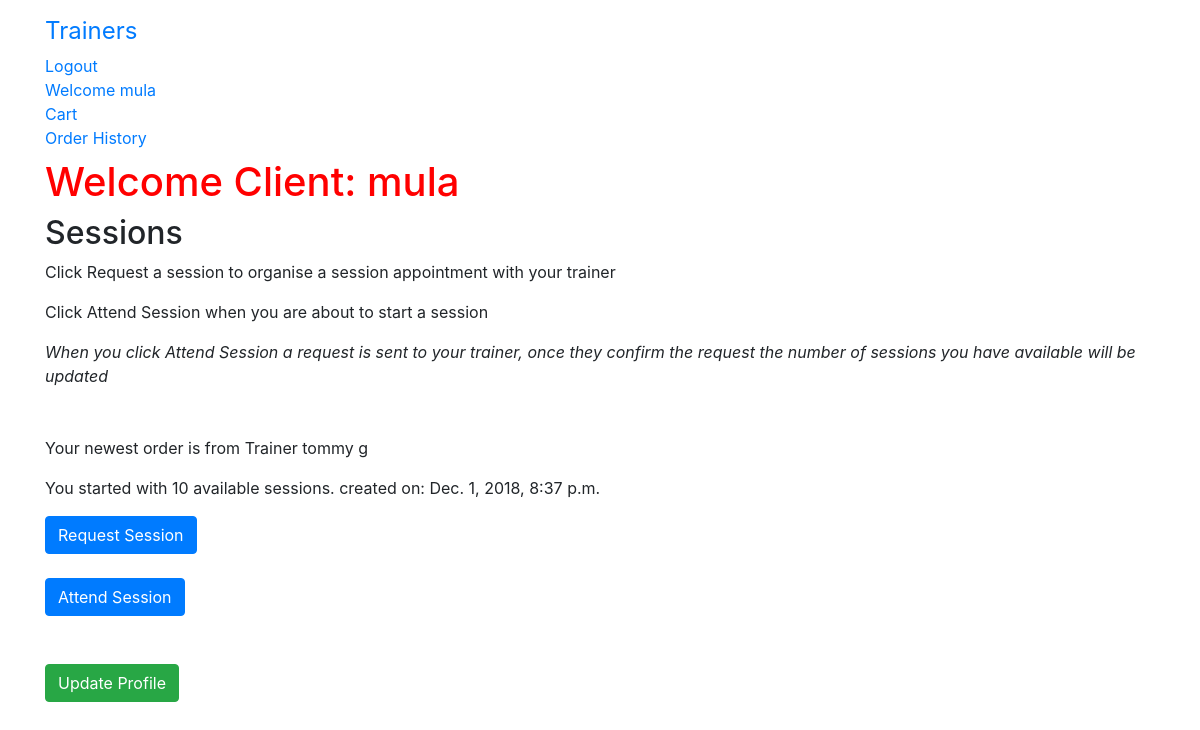
/client/45/ (signed in), run on the app's committed database.
### gym/models.py (models this page shows)
class User(AbstractUser):
    is_trainer = models.BooleanField(default=False)
    is_client= models.BooleanField(default=False)

### session/models.py (models this page shows)
class Session(models.Model):
    client_id = models.CharField(max_length=250, default='none')
    trainer_id = models.CharField(max_length=250, default='none')
    order = models.ForeignKey(Order,on_delete=models.CASCADE)
    total_sessions = models.PositiveIntegerField(default=0)
    workout_name = models.CharField(max_length=250)
    status = models.CharField(max_length=250, default='available')
    date = models.DateTimeField(auto_now_add=True)
    class Meta:
        db_table = 'Session'
        ordering = ['-order'] #to have the most recent order come up first

class AvailableSession(models.Model):
    session = models.ForeignKey(Session,on_delete=models.CASCADE,related_name='availablesession')
    available_sessions = models.PositiveIntegerField(default=0)
    date = models.DateTimeField(auto_now_add=True)
    class Meta:
        db_table = 'AvailableSession'

### order/models.py (models this page shows, shortened)
class Order(models.Model):
    client_name = models.CharField(max_length=250, default='none')
    trainer_name = models.CharField(max_length=250, default='none') #new addition
    token = models.CharField(max_length=250,blank=True)
    total = models.DecimalField(max_digits=10,decimal_places=2,verbose_name='GBP Order Gross Total')
    net_pay = models.DecimalField(max_digits=10,decimal_places=2,verbose_name='GBP Order Net Total', default=0.00)
    stripe_fee = models.DecimalField(max_digits=10,decimal_places=2,verbose_name='Stripe Fee', default=0.00)
    platform_fee = models.IntegerField(default=2)
    service_fee = models.DecimalField(max_digits=10,decimal_places=2,verbose_name='Total Service Fee', default=0.00)
    client_email = models.EmailField(max_length=250,blank=True,verbose_name='Client Email')
    trainer_email = models.EmailField(max_length=250,blank=True,verbose_name='Trainer Email')
    created = models.DateTimeField(auto_now_add=True)
    subscription = models.BooleanField(default=False)
    stripe_product_name = models.CharField(max_length=200,default='None')
    stripe_plan_id = models.CharField(max_length=200,default='None')
    stripe_subscription_id = models.CharField(max_length=200,default='None')
    stripe_invoice_id = models.CharField(max_length=200,default='None')
    class Meta:
        db_table = 'Order'
        ordering = ['-created'] #to have the most recent order come up first

### gym/views.py (the view)
# urls.py: path('client/<pk>/', views.clientProfileView,name='client_profile'), # to view client profile
@login_required
def clientProfileView(request, pk):
    user_id = request.user.id
    session_filter = Session.objects.filter(client_id=user_id).order_by('-id')
    session = session_filter[0]
    session_id = session.id
    available = AvailableSession.objects.filter(session__id=session_id)
    total = available[0].available_sessions
    latest_available = available.latest('id')
    def statusChange():
        session.status = 'pending'
        session.save()
    if (request.GET.get('use_session')):
        statusChange()
        return redirect('gym:client_profile',pk=user_id) #move to pending page
    else: # probably change status to complete
        pass
    context = {'session': session, 'available': available, 'total': total}
    return render(request, 'gym/clientprofile_detail.html', context)

### gym/templates/gym/clientprofile_detail.html (shortened to what this page needs)
{% extends 'base.html' %}
{% block content %}
  {% if user.is_client == True %}
    <h1>Welcome Client: {{ user.username }}</h1>
    <h2>Sessions</h2>
    <p>Click Request a session to organise a session appointment with your trainer</p>
    <p>Click Attend Session when you are about to start a session</p>
    <i>When you click Attend Session a request is sent to your trainer, once they confirm the request
    the number of sessions you have available will be updated</i>
    <br>
    <br>
    <br>
    {% if session.status == 'complete'%}
      <p>Congratulations you've completed your workout</p>
      <p>Book another: <a href="{% url 'gym:trainer_detail' pk=session.trainer_id%}">Here</a> </p>
      <p>Checkout your workout history <a href="{% url 'order:order_history'%}">Here</a> </p>
    {% else %}
      <p>Your newest order is from Trainer {{ session.order.trainer_name}}</p>
      {% for a in available %}
        {% if a.available_sessions == total %}
          <p>You started with {{ a.available_sessions }} available sessions. created on: {{ a.date }}</p>
        {% else %}
          <p>You have: {{ a.available_sessions }} available sessions. Session last used on: {{ a.date }}</p>
          {% if session.status == 'pending' %}
          <p>Your request is pending</p>
          {% endif %}
        {% endif %}
      {% endfor %}
      <a class="btn btn-primary" href="mailto:{{ session.order.trainer_email}}">Request Session</a>
      <br>
      <br>
        <form method="get">
          <input type="submit" class="btn btn-primary" value="Attend Session" name="use_session">
        </form>
    <br>
    <br>
    {% endif %}
  <p> <a class="btn btn-success" href="{% url 'gym:client_update' pk=user.pk %}">Update Profile</a> </p>
  {% else %}
  <p>You are not a client</p>
  {% endif %}
{% endblock %}

### gym/templates/base.html (shortened to what this page needs)
<!DOCTYPE html>
{% load staticfiles %}
<html lang="en" dir="ltr">
  <head>
    <link rel="stylesheet" href="https://maxcdn.bootstrapcdn.com/bootstrap/4.0.0/css/bootstrap.min.css">
    <link rel="stylesheet" href="{% static 'gym/css/app.css' %}">
  </head>
  <body>
    <nav class="navbar navbar-default techfont custom-navbar">
      <div class="container">
        <ul class="nav navbar-nav">
          <li> <a class="navbar-brand bigbrand" href="{% url 'gym:trainer_list'%}">Trainers</a> </li>
        {% if user.is_authenticated %}
          <li> <a href="{% url 'logout'%}">Logout</a> </li>
          {% if user.is_trainer == True %}
            <li> <a href="{% url 'gym:trainer_profile'%}">Welcome Trainer {{ user.username }}</a> </li>
          {% else %}
            <li> <a href="{% url 'gym:client_profile' pk=user.pk%}">Welcome {{ user.username }}</a> </li>
            <li> <a href="{% url 'cart:cart_detail'%}"> Cart</a> </li>
          {% endif %}
          {% if user.is_trainer %}
            <li> <a href="{% url 'order:trainer_order_history'%}">Order History</a> </li>
            <li> <a href="{% url 'stripe:stripe_register'%}">Register For Payment</a>  </li>
          {% else %}
            <li> <a href="{% url 'order:order_history'%}">Order History</a> </li>
          {% endif %}
        {% else %}
          <li> <a class="nav-item active" href="{% url 'gym:client_signup'%}"> Register as Client</a> </li>
          <li> <a href="{% url 'gym:trainer_signup'%}"> Register as Trainer</a> </li>
          <li> <a class="nav navbar-right" href="{% url 'login'%}">Login</a> </li>
        {% endif %}
        </ul>
      </div>
    </nav>
    <div class="container">
    {% block content %}
    {% endblock %}
    </div>
  </body>
</html>

### gym/static/gym/css/app.css (style rules this page uses)
h1 { color: red; }
.bigbrand { font-size: 1.5em; }

### data on the page
User: username "mula"
AvailableSession: available_sessions "10", date "Dec. 1, 2018, 8:37 p.m."

### other printed values
{{ session.order.trainer_name }} "tommy g"
